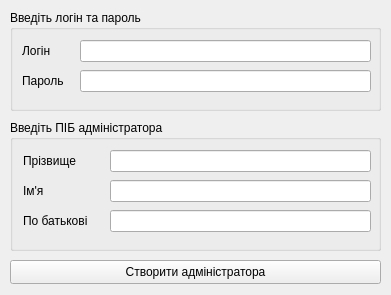
<?xml version="1.0" encoding="UTF-8"?>
<ui version="4.0">
 <class>CreateAdminWindow</class>
 <widget class="QWidget" name="CreateAdminWindow">
  <property name="geometry">
   <rect>
    <x>0</x>
    <y>0</y>
    <width>391</width>
    <height>295</height>
   </rect>
  </property>
  <property name="windowTitle">
   <string>Form</string>
  </property>
  <property name="windowIcon">
   <iconset resource="icons.qrc">
    <normaloff>:/icons/add_icon.png</normaloff>:/icons/add_icon.png</iconset>
  </property>
  <widget class="QGroupBox" name="initialsGroupBox">
   <property name="geometry">
    <rect>
     <x>10</x>
     <y>120</y>
     <width>371</width>
     <height>131</height>
    </rect>
   </property>
   <property name="title">
    <string>Введіть ПІБ адміністратора</string>
   </property>
   <widget class="QLineEdit" name="lastnameLineEdit">
    <property name="geometry">
     <rect>
      <x>100</x>
      <y>30</y>
      <width>261</width>
      <height>22</height>
     </rect>
    </property>
   </widget>
   <widget class="QLabel" name="lastnameLabel">
    <property name="geometry">
     <rect>
      <x>13</x>
      <y>30</y>
      <width>91</width>
      <height>22</height>
     </rect>
    </property>
    <property name="text">
     <string>Прізвище</string>
    </property>
   </widget>
   <widget class="QLabel" name="firstnameLabel">
    <property name="geometry">
     <rect>
      <x>13</x>
      <y>60</y>
      <width>91</width>
      <height>22</height>
     </rect>
    </property>
    <property name="text">
     <string>Ім'я</string>
    </property>
   </widget>
   <widget class="QLineEdit" name="firstnameLineEdit">
    <property name="geometry">
     <rect>
      <x>100</x>
      <y>60</y>
      <width>261</width>
      <height>22</height>
     </rect>
    </property>
   </widget>
   <widget class="QLineEdit" name="middlenameLineEdit">
    <property name="geometry">
     <rect>
      <x>100</x>
      <y>90</y>
      <width>261</width>
      <height>22</height>
     </rect>
    </property>
   </widget>
   <widget class="QLabel" name="middlenameLabel">
    <property name="geometry">
     <rect>
      <x>13</x>
      <y>90</y>
      <width>91</width>
      <height>22</height>
     </rect>
    </property>
    <property name="text">
     <string>По батькові</string>
    </property>
   </widget>
  </widget>
  <widget class="QGroupBox" name="loginGroupBox">
   <property name="geometry">
    <rect>
     <x>10</x>
     <y>10</y>
     <width>371</width>
     <height>101</height>
    </rect>
   </property>
   <property name="title">
    <string>Введіть логін та пароль</string>
   </property>
   <widget class="QLabel" name="loginLabel">
    <property name="geometry">
     <rect>
      <x>12</x>
      <y>30</y>
      <width>61</width>
      <height>22</height>
     </rect>
    </property>
    <property name="text">
     <string>Логін</string>
    </property>
   </widget>
   <widget class="QLineEdit" name="loginLineEdit">
    <property name="geometry">
     <rect>
      <x>70</x>
      <y>30</y>
      <width>291</width>
      <height>22</height>
     </rect>
    </property>
   </widget>
   <widget class="QLabel" name="passwordLabel">
    <property name="geometry">
     <rect>
      <x>12</x>
      <y>60</y>
      <width>61</width>
      <height>22</height>
     </rect>
    </property>
    <property name="text">
     <string>Пароль</string>
    </property>
   </widget>
   <widget class="QLineEdit" name="passwordLineEdit">
    <property name="geometry">
     <rect>
      <x>70</x>
      <y>60</y>
      <width>291</width>
      <height>22</height>
     </rect>
    </property>
   </widget>
  </widget>
  <widget class="QPushButton" name="applyPushButton">
   <property name="geometry">
    <rect>
     <x>10</x>
     <y>260</y>
     <width>371</width>
     <height>24</height>
    </rect>
   </property>
   <property name="text">
    <string>Створити адміністратора</string>
   </property>
  </widget>
 </widget>
 <resources>
  <include location="icons.qrc"/>
 </resources>
 <connections/>
</ui>
